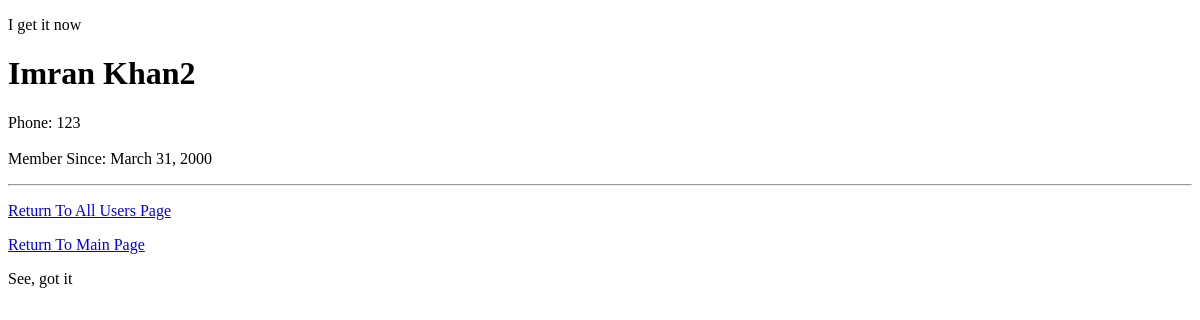
The page /members/details/6 on the database as committed earlier.
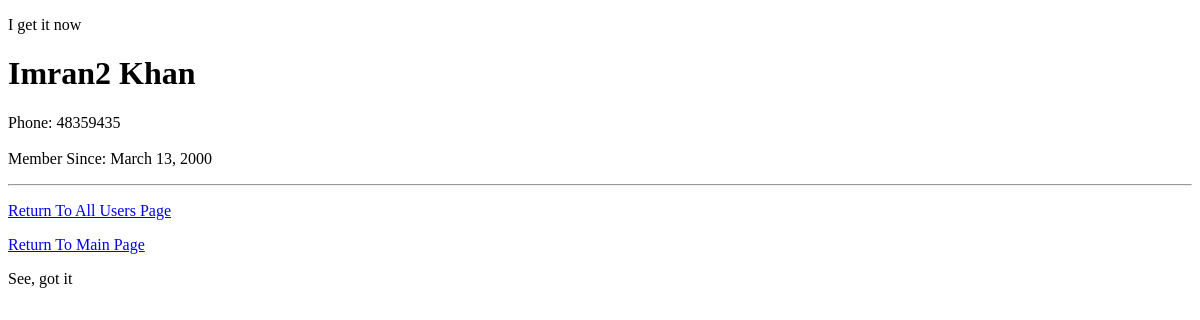
The same page on the database as committed later.
### members/models.py (models this page shows)
class Member(models.Model):
    first_name = models.CharField(max_length=255)
    last_name = models.CharField(max_length=255)
    phone = models.IntegerField(null=True)
    joined_date = models.DateField(null=True)

### members/views.py (the view)
# urls.py: path('members/details/<int:id>', views.details_func, name='Details'),
def details_func(request, id):
    mymember = get_object_or_404(Member, id=id)
    context = {
        'mymember': mymember,
    }
    return render(request, 'details.html',context)

### members/templates/details.html (shortened to what this page needs)
{% extends "master.html" %}
{% block content %}
    <h1>
        {{mymember.first_name}}
        {{mymember.last_name}}
    </h1>
    <p>
        Phone: {{mymember.phone}}<br><br>
        Member Since: {{mymember.joined_date}}
    </p>
    <hr>
    <a href="/members">
        <p>
            Return To All Users Page
        </p>
    </a>
    <p>
    <a href="/">
        Return To Main Page
    </a>
</p>
{% endblock %}

### members/templates/master.html (shortened to what this page needs)
<!DOCTYPE html>
<html lang="en">
<head>
</head>
<body>
    <p>
        I get it now
    </p>
    {% block content %}
    {% endblock %}
    <P>
        See, got it
    </P>
</body>
</html>

Rows that differ between the two databases and show on the page:
changed Member: first_name "Imran" → "Imran2"; last_name "Khan2" → "Khan"; phone "123" → "48359435"; joined_date "March 31, 2000" → "March 13, 2000"
